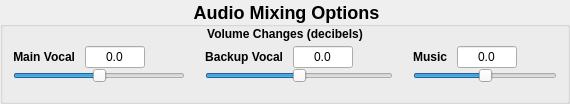
                                       <widget class="QGroupBox" name="horizontalGroupBox_11">
                                        <property name="styleSheet">
                                         <string notr="true">QGroupBox
{
    font-size: 18px;
    font-weight: bold;
}</string>
                                        </property>
                                        <property name="title">
                                         <string>Audio Mixing Options</string>
                                        </property>
                                        <property name="alignment">
                                         <set>Qt::AlignCenter</set>
                                        </property>
                                        <property name="checkable">
                                         <bool>false</bool>
                                        </property>
                                        <layout class="QHBoxLayout" name="horizontalLayout_120">
                                         <property name="leftMargin">
                                          <number>0</number>
                                         </property>
                                         <property name="topMargin">
                                          <number>0</number>
                                         </property>
                                         <property name="rightMargin">
                                          <number>0</number>
                                         </property>
                                         <property name="bottomMargin">
                                          <number>3</number>
                                         </property>
                                         <item>
                                          <layout class="QVBoxLayout" name="verticalLayout_Audio_mixing_5">
                                           <property name="spacing">
                                            <number>0</number>
                                           </property>
                                           <property name="leftMargin">
                                            <number>0</number>
                                           </property>
                                           <property name="topMargin">
                                            <number>0</number>
                                           </property>
                                           <property name="rightMargin">
                                            <number>0</number>
                                           </property>
                                           <property name="bottomMargin">
                                            <number>10</number>
                                           </property>
                                           <item>
                                            <widget class="QLabel" name="label_77">
                                             <property name="text">
                                              <string>&lt;html&gt;&lt;head/&gt;&lt;body&gt;&lt;p&gt;&lt;span style=&quot; font-weight:700;&quot;&gt;Volume Changes (decibels)&lt;/span&gt;&lt;/p&gt;&lt;/body&gt;&lt;/html&gt;</string>
                                             </property>
                                             <property name="alignment">
                                              <set>Qt::AlignCenter</set>
                                             </property>
                                            </widget>
                                           </item>
                                           <item>
                                            <layout class="QHBoxLayout" name="horizontalLayout_121">
                                             <property name="spacing">
                                              <number>0</number>
                                             </property>
                                             <property name="topMargin">
                                              <number>0</number>
                                             </property>
                                             <property name="bottomMargin">
                                              <number>0</number>
                                             </property>
                                             <item>
                                              <layout class="QVBoxLayout" name="verticalLayout_83">
                                               <property name="leftMargin">
                                                <number>10</number>
                                               </property>
                                               <property name="topMargin">
                                                <number>5</number>
                                               </property>
                                               <property name="rightMargin">
                                                <number>10</number>
                                               </property>
                                               <property name="bottomMargin">
                                                <number>5</number>
                                               </property>
                                               <item>
                                                <layout class="QHBoxLayout" name="horizontalLayout_122">
                                                 <property name="spacing">
                                                  <number>10</number>
                                                 </property>
                                                 <property name="topMargin">
                                                  <number>0</number>
                                                 </property>
                                                 <property name="bottomMargin">
                                                  <number>0</number>
                                                 </property>
                                                 <item>
                                                  <widget class="QLabel" name="label_78">
                                                   <property name="text">
                                                    <string>&lt;html&gt;&lt;head/&gt;&lt;body&gt;&lt;p&gt;&lt;span style=&quot; font-weight:700;&quot;&gt;Main Vocal&lt;/span&gt;&lt;/p&gt;&lt;/body&gt;&lt;/html&gt;</string>
                                                   </property>
                                                   <property name="alignment">
                                                    <set>Qt::AlignRight|Qt::AlignTrailing|Qt::AlignVCenter</set>
                                                   </property>
                                                  </widget>
                                                 </item>
                                                 <item>
                                                  <widget class="QLineEdit" name="lineEdit_rvc_main_vocal">
                                                   <property name="sizePolicy">
                                                    <sizepolicy hsizetype="Preferred" vsizetype="Preferred">
                                                     <horstretch>0</horstretch>
                                                     <verstretch>0</verstretch>
                                                    </sizepolicy>
                                                   </property>
                                                   <property name="minimumSize">
                                                    <size>
                                                     <width>60</width>
                                                     <height>0</height>
                                                    </size>
                                                   </property>
                                                   <property name="maximumSize">
                                                    <size>
                                                     <width>60</width>
                                                     <height>16777215</height>
                                                    </size>
                                                   </property>
                                                   <property name="acceptDrops">
                                                    <bool>true</bool>
                                                   </property>
                                                   <property name="text">
                                                    <string>0.0</string>
                                                   </property>
                                                   <property name="alignment">
                                                    <set>Qt::AlignCenter</set>
                                                   </property>
                                                  </widget>
                                                 </item>
                                                 <item>
                                                  <spacer name="horizontalSpacer_70">
                                                   <property name="orientation">
                                                    <enum>Qt::Horizontal</enum>
                                                   </property>
                                                   <property name="sizeHint" stdset="0">
                                                    <size>
                                                     <width>40</width>
                                                     <height>20</height>
                                                    </size>
                                                   </property>
                                                  </spacer>
                                                 </item>
                                                </layout>
                                               </item>
                                               <item>
                                                <layout class="QHBoxLayout" name="horizontalLayout_123">
                                                 <property name="topMargin">
                                                  <number>0</number>
                                                 </property>
                                                 <property name="bottomMargin">
                                                  <number>0</number>
                                                 </property>
                                                 <item>
                                                  <widget class="QSlider" name="horizontalSlider_rvc_main_vocal">
                                                   <property name="styleSheet">
                                                    <string notr="true"/>
                                                   </property>
                                                   <property name="minimum">
                                                    <number>-200</number>
                                                   </property>
                                                   <property name="maximum">
                                                    <number>200</number>
                                                   </property>
                                                   <property name="singleStep">
                                                    <number>10</number>
                                                   </property>
                                                   <property name="pageStep">
                                                    <number>10</number>
                                                   </property>
                                                   <property name="value">
                                                    <number>0</number>
                                                   </property>
                                                   <property name="orientation">
                                                    <enum>Qt::Horizontal</enum>
                                                   </property>
                                                  </widget>
                                                 </item>
                                                </layout>
                                               </item>
                                              </layout>
                                             </item>
                                             <item>
                                              <layout class="QVBoxLayout" name="verticalLayout_84">
                                               <property name="leftMargin">
                                                <number>10</number>
                                               </property>
                                               <property name="topMargin">
                                                <number>5</number>
                                               </property>
                                               <property name="rightMargin">
                                                <number>10</number>
                                               </property>
                                               <property name="bottomMargin">
                                                <number>5</number>
                                               </property>
                                               <item>
                                                <layout class="QHBoxLayout" name="horizontalLayout_124">
                                                 <property name="spacing">
                                                  <number>10</number>
                                                 </property>
                                                 <property name="topMargin">
                                                  <number>0</number>
                                                 </property>
                                                 <property name="bottomMargin">
                                                  <number>0</number>
                                                 </property>
                                                 <item>
                                                  <widget class="QLabel" name="label_79">
                                                   <property name="text">
                                                    <string>&lt;html&gt;&lt;head/&gt;&lt;body&gt;&lt;p&gt;&lt;span style=&quot; font-weight:700;&quot;&gt;Backup Vocal&lt;/span&gt;&lt;/p&gt;&lt;/body&gt;&lt;/html&gt;</string>
                                                   </property>
                                                   <property name="alignment">
                                                    <set>Qt::AlignRight|Qt::AlignTrailing|Qt::AlignVCenter</set>
                                                   </property>
                                                  </widget>
                                                 </item>
                                                 <item>
                                                  <widget class="QLineEdit" name="lineEdit_rvc_backup_vocal">
                                                   <property name="sizePolicy">
                                                    <sizepolicy hsizetype="Preferred" vsizetype="Preferred">
                                                     <horstretch>0</horstretch>
                                                     <verstretch>0</verstretch>
                                                    </sizepolicy>
                                                   </property>
                                                   <property name="minimumSize">
                                                    <size>
                                                     <width>60</width>
                                                     <height>0</height>
                                                    </size>
                                                   </property>
                                                   <property name="maximumSize">
                                                    <size>
                                                     <width>60</width>
                                                     <height>16777215</height>
                                                    </size>
                                                   </property>
                                                   <property name="acceptDrops">
                                                    <bool>true</bool>
                                                   </property>
                                                   <property name="text">
                                                    <string>0.0</string>
                                                   </property>
                                                   <property name="alignment">
                                                    <set>Qt::AlignCenter</set>
                                                   </property>
                                                  </widget>
                                                 </item>
                                                 <item>
                                                  <spacer name="horizontalSpacer_71">
                                                   <property name="orientation">
                                                    <enum>Qt::Horizontal</enum>
                                                   </property>
                                                   <property name="sizeHint" stdset="0">
                                                    <size>
                                                     <width>40</width>
                                                     <height>20</height>
                                                    </size>
                                                   </property>
                                                  </spacer>
                                                 </item>
                                                </layout>
                                               </item>
                                               <item>
                                                <layout class="QHBoxLayout" name="horizontalLayout_125">
                                                 <property name="topMargin">
                                                  <number>0</number>
                                                 </property>
                                                 <property name="bottomMargin">
                                                  <number>0</number>
                                                 </property>
                                                 <item>
                                                  <widget class="QSlider" name="horizontalSlider_rvc_backup_vocal">
                                                   <property name="styleSheet">
                                                    <string notr="true"/>
                                                   </property>
                                                   <property name="minimum">
                                                    <number>-200</number>
                                                   </property>
                                                   <property name="maximum">
                                                    <number>200</number>
                                                   </property>
                                                   <property name="singleStep">
                                                    <number>10</number>
                                                   </property>
                                                   <property name="pageStep">
                                                    <number>10</number>
                                                   </property>
                                                   <property name="value">
                                                    <number>0</number>
                                                   </property>
                                                   <property name="orientation">
                                                    <enum>Qt::Horizontal</enum>
                                                   </property>
                                                  </widget>
                                                 </item>
                                                </layout>
                                               </item>
                                              </layout>
                                             </item>
                                             <item>
                                              <layout class="QVBoxLayout" name="verticalLayout_85">
                                               <property name="leftMargin">
                                                <number>10</number>
                                               </property>
                                               <property name="topMargin">
                                                <number>5</number>
                                               </property>
                                               <property name="rightMargin">
                                                <number>10</number>
                                               </property>
                                               <property name="bottomMargin">
                                                <number>5</number>
                                               </property>
                                               <item>
                                                <layout class="QHBoxLayout" name="horizontalLayout_126">
                                                 <property name="spacing">
                                                  <number>10</number>
                                                 </property>
                                                 <property name="topMargin">
                                                  <number>0</number>
                                                 </property>
                                                 <property name="bottomMargin">
                                                  <number>0</number>
                                                 </property>
                                                 <item>
                                                  <widget class="QLabel" name="label_80">
                                                   <property name="text">
                                                    <string>&lt;html&gt;&lt;head/&gt;&lt;body&gt;&lt;p&gt;&lt;span style=&quot; font-weight:700;&quot;&gt;Music&lt;/span&gt;&lt;/p&gt;&lt;/body&gt;&lt;/html&gt;</string>
                                                   </property>
                                                   <property name="alignment">
                                                    <set>Qt::AlignRight|Qt::AlignTrailing|Qt::AlignVCenter</set>
                                                   </property>
                                                  </widget>
                                                 </item>
                                                 <item>
                                                  <widget class="QLineEdit" name="lineEdit_rvc_music">
                                                   <property name="sizePolicy">
                                                    <sizepolicy hsizetype="Preferred" vsizetype="Preferred">
                                                     <horstretch>0</horstretch>
                                                     <verstretch>0</verstretch>
                                                    </sizepolicy>
                                                   </property>
                                                   <property name="minimumSize">
                                                    <size>
                                                     <width>60</width>
                                                     <height>0</height>
                                                    </size>
                                                   </property>
                                                   <property name="maximumSize">
                                                    <size>
                                                     <width>60</width>
                                                     <height>16777215</height>
                                                    </size>
                                                   </property>
                                                   <property name="acceptDrops">
                                                    <bool>true</bool>
                                                   </property>
                                                   <property name="text">
                                                    <string>0.0</string>
                                                   </property>
                                                   <property name="alignment">
                                                    <set>Qt::AlignCenter</set>
                                                   </property>
                                                  </widget>
                                                 </item>
                                                 <item>
                                                  <spacer name="horizontalSpacer_72">
                                                   <property name="orientation">
                                                    <enum>Qt::Horizontal</enum>
                                                   </property>
                                                   <property name="sizeHint" stdset="0">
                                                    <size>
                                                     <width>40</width>
                                                     <height>20</height>
                                                    </size>
                                                   </property>
                                                  </spacer>
                                                 </item>
                                                </layout>
                                               </item>
                                               <item>
                                                <layout class="QHBoxLayout" name="horizontalLayout_127">
                                                 <property name="topMargin">
                                                  <number>0</number>
                                                 </property>
                                                 <property name="bottomMargin">
                                                  <number>0</number>
                                                 </property>
                                                 <item>
                                                  <widget class="QSlider" name="horizontalSlider_rvc_music">
                                                   <property name="styleSheet">
                                                    <string notr="true"/>
                                                   </property>
                                                   <property name="minimum">
                                                    <number>-200</number>
                                                   </property>
                                                   <property name="maximum">
                                                    <number>200</number>
                                                   </property>
                                                   <property name="singleStep">
                                                    <number>10</number>
                                                   </property>
                                                   <property name="pageStep">
                                                    <number>10</number>
                                                   </property>
                                                   <property name="value">
                                                    <number>0</number>
                                                   </property>
                                                   <property name="orientation">
                                                    <enum>Qt::Horizontal</enum>
                                                   </property>
                                                  </widget>
                                                 </item>
                                                </layout>
                                               </item>
                                              </layout>
                                             </item>
                                            </layout>
                                           </item>
                                          </layout>
                                         </item>
                                        </layout>
                                       </widget>
